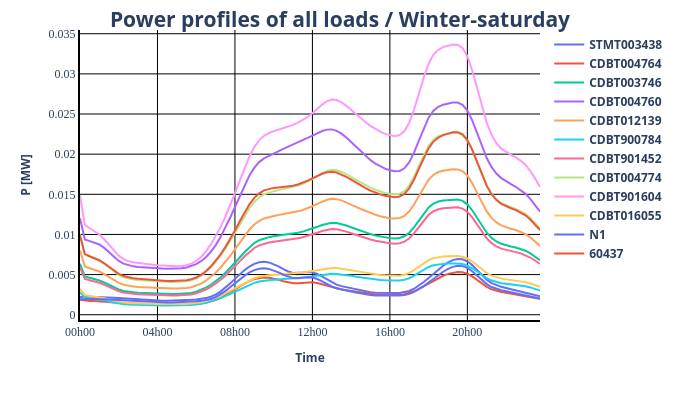

The notebook cell saved with this chart:
### Code cell
profile_file_path = "annexes/cases/power_profile_case_0_wint_sat.xlsx"  # un seul fichier (cas 0)

ts = pp_sim.load_power_profile_form_xlsx(file_path=profile_file_path)


p = ts["load"]["p_mw"].copy()
p.columns = p.columns.astype(str)

p_all = p.copy()
p_all.columns = [f"Load {c}" for c in p_all.columns]

charge_names = [
    "STMT003438", "CDBT004764", "CDBT003746", "CDBT004760", "CDBT012139",
    "CDBT900784", "CDBT901452", "CDBT004774", "CDBT901604", "CDBT016055",
    "N1", "60437"
]
 
# Changer les noms de colonnes avec ceux fournis
p_all.columns = charge_names

pp_plot.plot_timeseries_result(
    data_df=p_all,
    ylabel="P [MW]",
    plot_title="Power profiles of all loads / Winter-saturday",
    filename="load_profiles_all_case_0_wint_sat.png",
)
